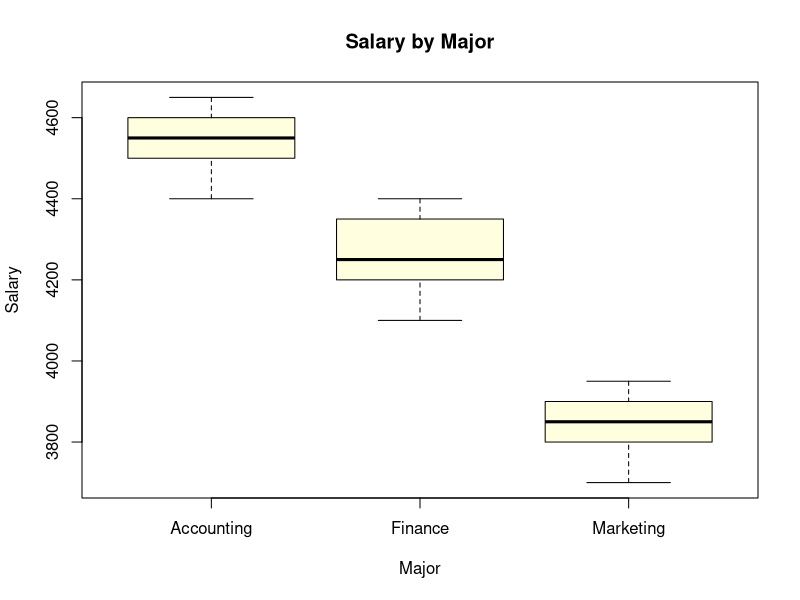
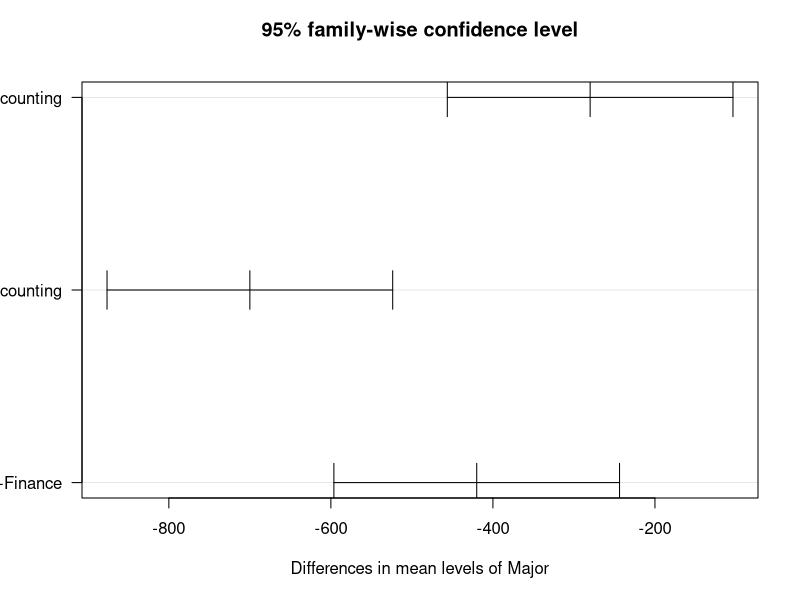

Write R code to recreate these figures, in order.
# To compare THREE OR MORE group means at once, use ANOVA -
# a natural extension, and the folder never demonstrates it.

major_salaries_df <- data.frame(
  Major = rep(c("Finance", "Marketing", "Accounting"), each = 5),
  Salary = c(4200, 4350, 4100, 4400, 4250,
             3800, 3950, 3700, 3900, 3850,
             4500, 4600, 4400, 4550, 4650)
)

# aov() fits the analysis-of-variance model: Salary explained by Major
salary_aov <- aov(Salary ~ Major, data = major_salaries_df)

# summary() shows the F-statistic and p-value for "do the means differ?"
summary(salary_aov)

# If ANOVA is significant, TukeyHSD() shows which specific pairs of
# groups differ from each other
TukeyHSD(salary_aov)

# --- chart: boxplot comparing the groups being tested - the standard
# visual companion to any ANOVA output ---
boxplot(Salary ~ Major, data = major_salaries_df, col = "lightyellow",
        main = "Salary by Major", xlab = "Major", ylab = "Salary")

# --- chart: plot(TukeyHSD(...)) shows each pairwise difference with its
# confidence interval - intervals that cross zero indicate no significant difference ---
plot(TukeyHSD(salary_aov), las = 1)
